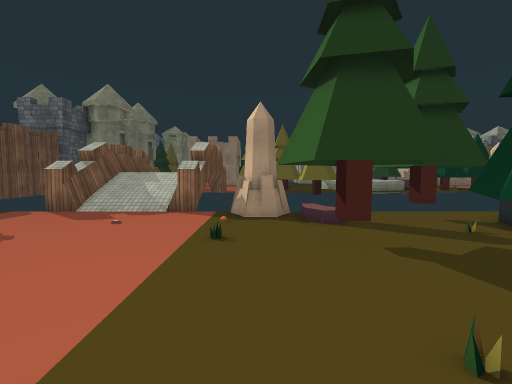
view 1 (above)

24 first-person views from a walk through a Unity game level. The camera is 1.4 m above the floor, tilts 4° down and sees 90° across. The floor is counted in squares, 1 m on a side. Each view is taken from the middle of a square. On the plan, view 1 faces up. The plan holds only what a view shows up to about 13 squares ahead; the rest is blank. The place goes on beyond the plan. Some surface patterns are stand-ins.

view 2
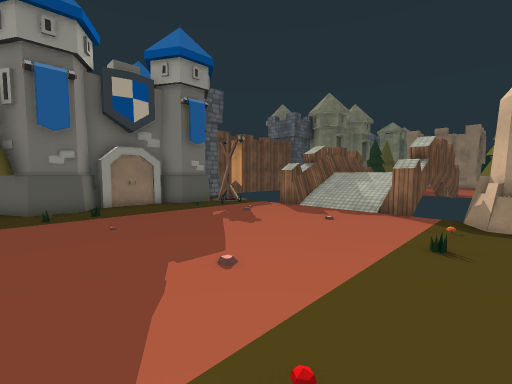

view 3
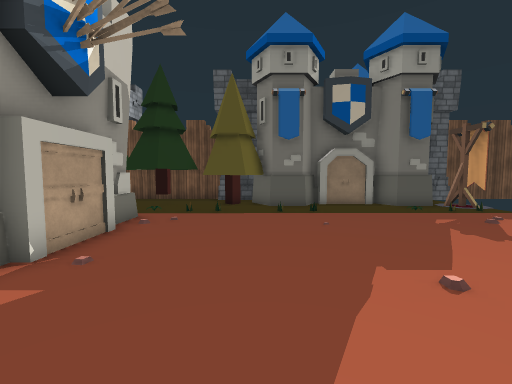

view 4
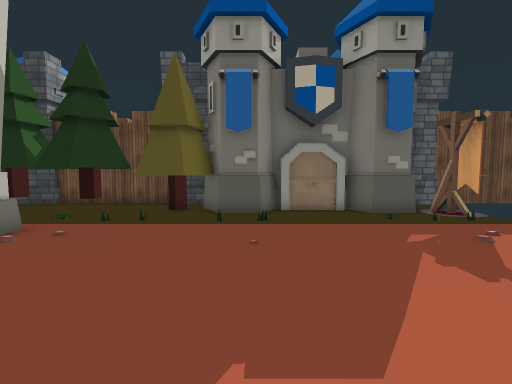

view 5
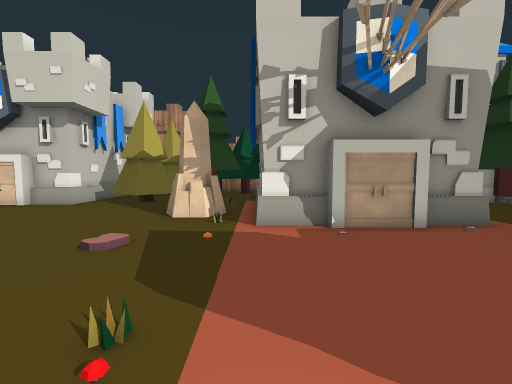

view 6
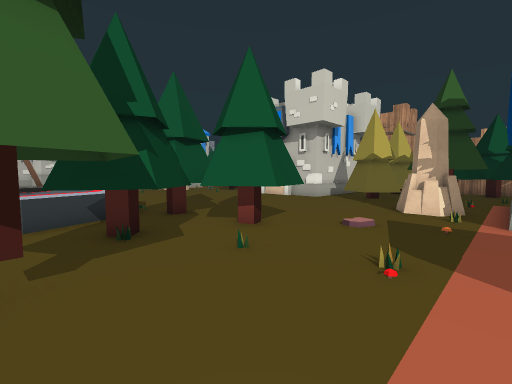

view 7
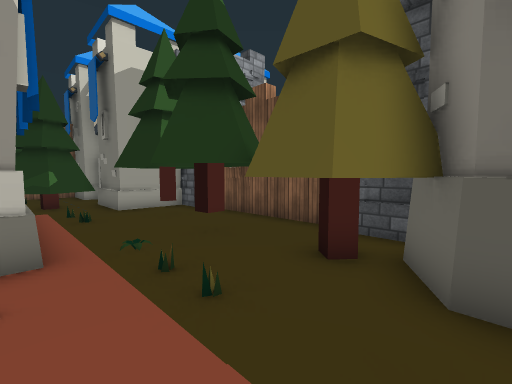

view 8
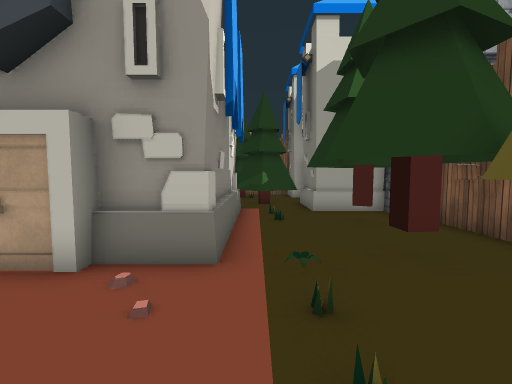

view 9
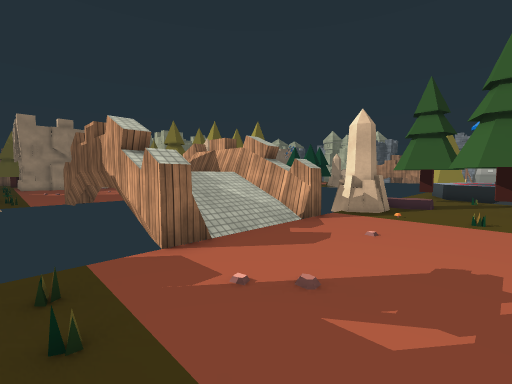

view 10
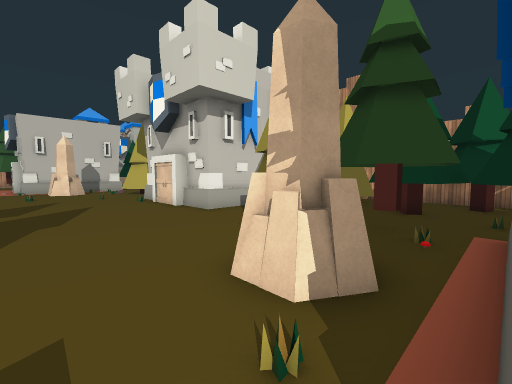

view 11
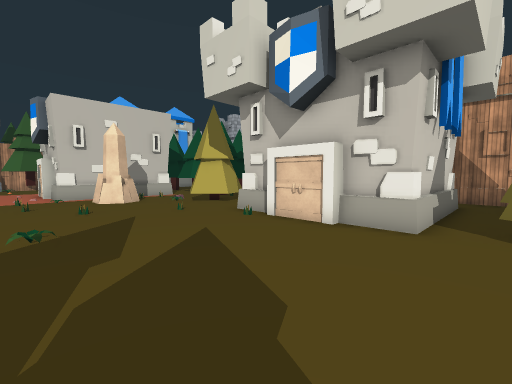

view 12
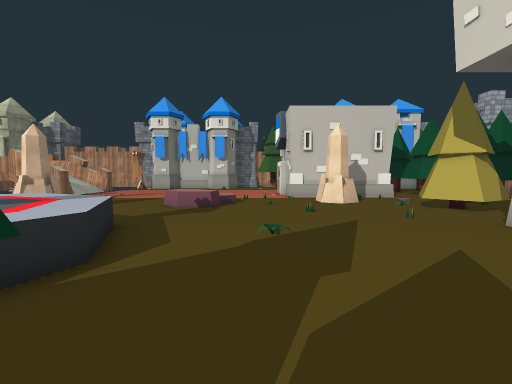

view 13
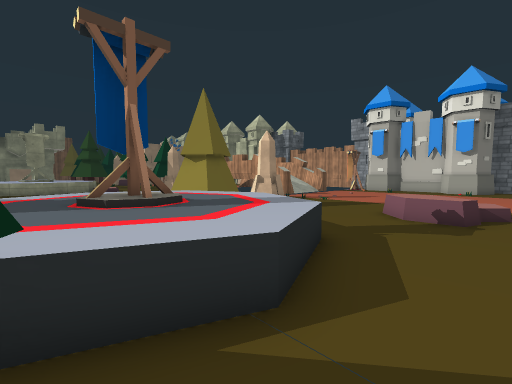

view 14
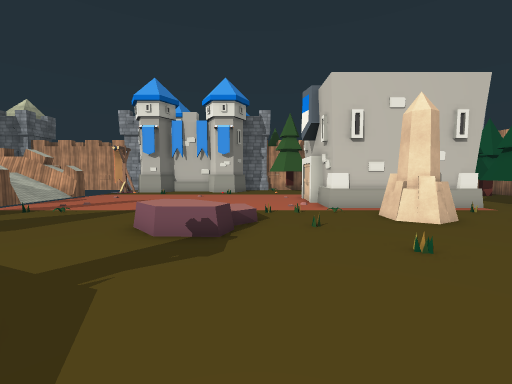

view 15
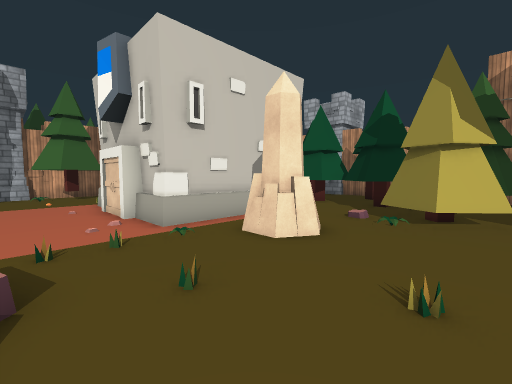

view 16
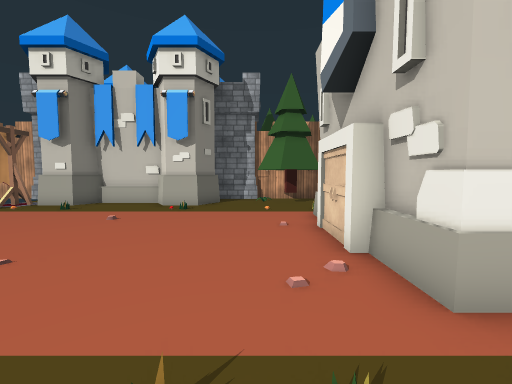

view 17
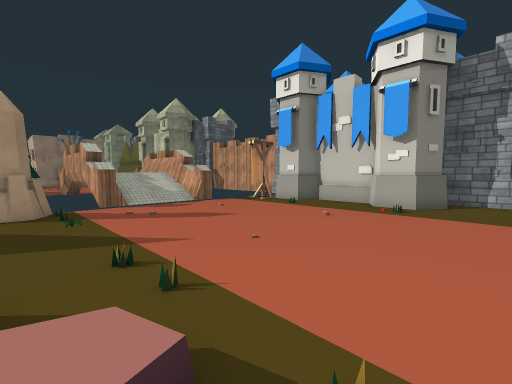

view 18
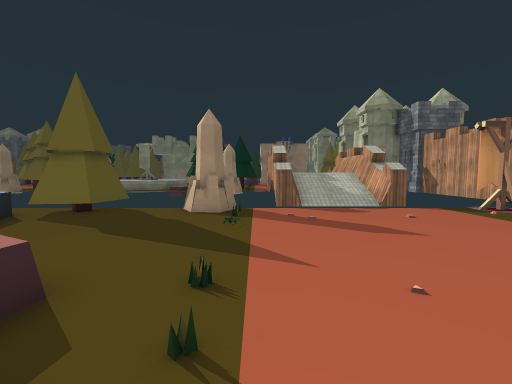

view 19
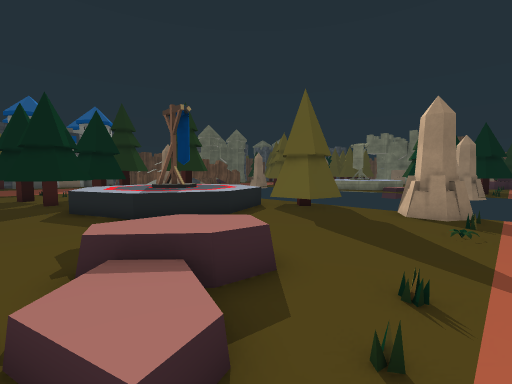

view 20
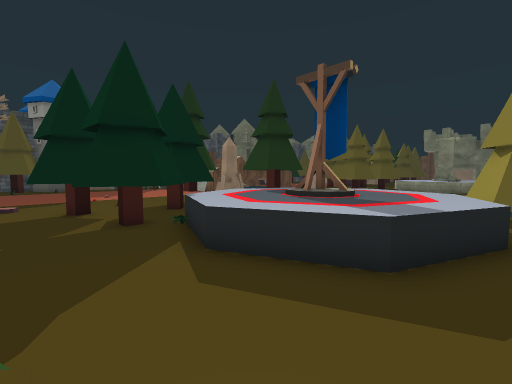

view 21
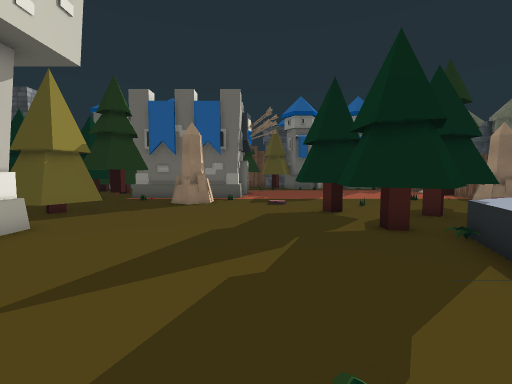

view 22
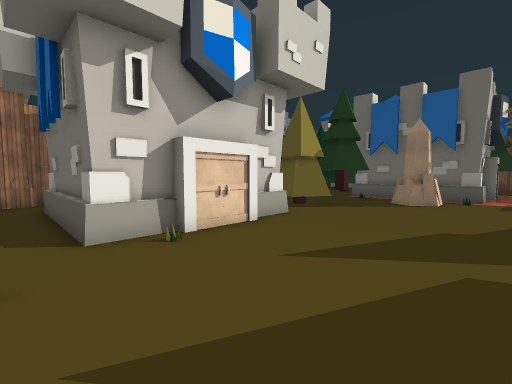

view 23
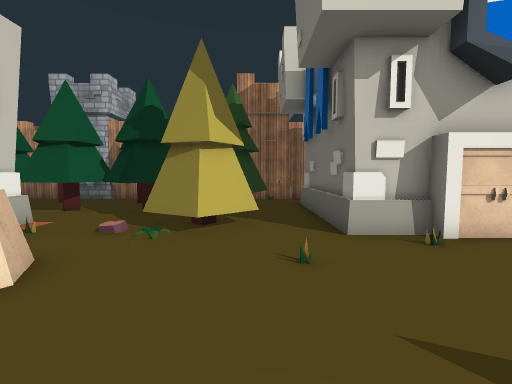

view 24
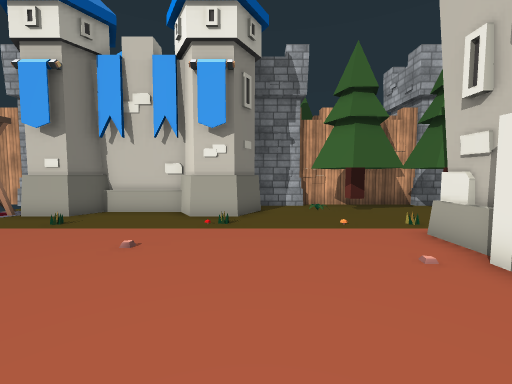

### Floor plan
Key: @ floor where view 1 was taken; # wall or solid block; x gap in a wall; . main floor; : floor 1.5 m higher than the main floor; / step, stairs or slope; = window, fence, low wall or low ledge; ^ raised ledge; T tree; H thing the floor can be seen under or through; W tower; R rock; O other object.
Columns run from 14 left of view 1 to 34 right of it. Each row starts with its distance up from view 1.
 15       ^    ^^
 14       ^    ^^                       ^
 13       ^^:::^^                       ^
 12       ^^///#^                       ^=///##
 11 #     ^^///^^                       #=///=     =#
 10 W  O  x#///#.OOO   ##           OOO #x   #  #O WW
  9 W..O..........#O  T#TT.. ..TTTT..#O.........OO W
  8 W #............. .T##TOOOOOTTT...............#
  7   #...............T#TOOOOOOO.................#
  6  ##............THT..OOOO OOO.................##
  5   #............HHH..OOOOOOOOO.................#
  4   #............THTTTTOOOOOOOO.................#
  3  ##..............T##TOOOOOOO..................#
  2   ##..............TT TOOOOOO....R............##
  1   ##.............TTTTTTOOO.....RR............##
  0 W##T..........@.T#TTTT.........R O............#.W
 -1 W ##............TTT..T..........................#
 -2 WT#T.........../..............................T.W
 -3 # TT........................................T##T#
 -4 #T##T.OOOOOOO.......................OOOOOOO.T## #
 -5 #T T..O  O  O.......................O      ..T T#
 -6 #TTT..O     OO#O................O#O.O       T#T #
 -7 ###T..O     O.O..................O..O        # W#
 -8 WT#T..O     O.......................O          W#
 -9 W T...O     OT#T.TT..#######..TT....O
-10 ####..O     OT##TTTT.#     #.TTTT...O
-11    #TT      .T#T. TT.#     #..T  T...
-12    #TTT     TTTT.  ..#     #....TTTTTT
-13             TT##   ..#     #.T TT# T#T
-14              TT  TTT.#     #.   T

Where each view was taken, in squares from view 1:
view 1: 0 up, 0 right, facing up
view 2: 0 up, 0 right, facing up-left
view 3: 0 up, 0 right, facing left
view 4: 2 up, 2 left, facing left
view 5: 3 up, 2 left, facing down
view 6: 5 up, 2 left, facing down-right
view 7: 1 up, 8 left, facing down-left
view 8: 0 up, 9 left, facing down
view 9: 5 up, 10 left, facing up-right
view 10: 3 down, 2 left, facing down-right
view 11: 2 down, 5 right, facing down-right
view 12: 2 down, 6 right, facing right
view 13: 1 down, 8 right, facing up-right
view 14: 1 down, 11 right, facing right
view 15: 1 down, 15 right, facing down-right
view 16: 2 down, 19 right, facing right
view 17: 2 down, 19 right, facing up-right
view 18: 1 down, 21 right, facing up
view 19: 1 down, 21 right, facing up-left
view 20: 2 down, 14 right, facing up-left
view 21: 3 down, 13 right, facing left
view 22: 3 down, 14 right, facing down-left
view 23: 3 down, 15 right, facing down
view 24: 0 up, 22 right, facing right
